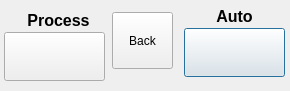
<?xml version="1.0" encoding="UTF-8"?>
<ui version="4.0">
 <class>Dialog</class>
 <widget class="QDialog" name="Dialog">
  <property name="geometry">
   <rect>
    <x>0</x>
    <y>0</y>
    <width>290</width>
    <height>91</height>
   </rect>
  </property>
  <property name="windowTitle">
   <string>Dialog</string>
  </property>
  <widget class="QPushButton" name="auto_btn">
   <property name="geometry">
    <rect>
     <x>184</x>
     <y>28</y>
     <width>101</width>
     <height>49</height>
    </rect>
   </property>
   <property name="text">
    <string/>
   </property>
   <property name="icon">
    <iconset resource="tankresources.qrc">
     <normaloff>:/img/off.png</normaloff>:/img/off.png</iconset>
   </property>
   <property name="iconSize">
    <size>
     <width>100</width>
     <height>200</height>
    </size>
   </property>
  </widget>
  <widget class="QPushButton" name="startstop">
   <property name="geometry">
    <rect>
     <x>4</x>
     <y>32</y>
     <width>101</width>
     <height>49</height>
    </rect>
   </property>
   <property name="text">
    <string/>
   </property>
   <property name="icon">
    <iconset resource="tankresources.qrc">
     <normaloff>:/img/off.png</normaloff>:/img/off.png</iconset>
   </property>
   <property name="iconSize">
    <size>
     <width>100</width>
     <height>200</height>
    </size>
   </property>
  </widget>
  <widget class="QPushButton" name="back">
   <property name="geometry">
    <rect>
     <x>112</x>
     <y>12</y>
     <width>61</width>
     <height>57</height>
    </rect>
   </property>
   <property name="text">
    <string>Back</string>
   </property>
  </widget>
  <widget class="QLabel" name="label">
   <property name="geometry">
    <rect>
     <x>8</x>
     <y>0</y>
     <width>101</width>
     <height>41</height>
    </rect>
   </property>
   <property name="font">
    <font>
     <pointsize>12</pointsize>
     <weight>75</weight>
     <bold>true</bold>
    </font>
   </property>
   <property name="text">
    <string>Process</string>
   </property>
   <property name="alignment">
    <set>Qt::AlignCenter</set>
   </property>
  </widget>
  <widget class="QLabel" name="label_2">
   <property name="geometry">
    <rect>
     <x>192</x>
     <y>0</y>
     <width>85</width>
     <height>33</height>
    </rect>
   </property>
   <property name="font">
    <font>
     <pointsize>12</pointsize>
     <weight>75</weight>
     <bold>true</bold>
    </font>
   </property>
   <property name="text">
    <string>Auto</string>
   </property>
   <property name="alignment">
    <set>Qt::AlignCenter</set>
   </property>
  </widget>
 </widget>
 <resources>
  <include location="tankresources.qrc"/>
 </resources>
 <connections/>
</ui>
